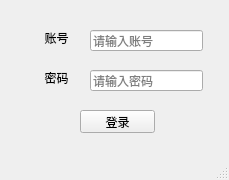
<?xml version="1.0" encoding="UTF-8"?>
<ui version="4.0">
 <class>MainWindow</class>
 <widget class="QMainWindow" name="MainWindow">
  <property name="geometry">
   <rect>
    <x>0</x>
    <y>0</y>
    <width>229</width>
    <height>180</height>
   </rect>
  </property>
  <property name="windowTitle">
   <string>登陆界面</string>
  </property>
  <property name="unifiedTitleAndToolBarOnMac">
   <bool>false</bool>
  </property>
  <widget class="QWidget" name="centralwidget">
   <widget class="QPushButton" name="pushButton">
    <property name="geometry">
     <rect>
      <x>80</x>
      <y>110</y>
      <width>75</width>
      <height>23</height>
     </rect>
    </property>
    <property name="text">
     <string>登录</string>
    </property>
   </widget>
   <widget class="QLineEdit" name="lineEdit">
    <property name="geometry">
     <rect>
      <x>90</x>
      <y>30</y>
      <width>113</width>
      <height>21</height>
     </rect>
    </property>
    <property name="placeholderText">
     <string>请输入账号</string>
    </property>
   </widget>
   <widget class="QLabel" name="label">
    <property name="geometry">
     <rect>
      <x>30</x>
      <y>30</y>
      <width>53</width>
      <height>15</height>
     </rect>
    </property>
    <property name="text">
     <string>账号</string>
    </property>
    <property name="alignment">
     <set>Qt::AlignCenter</set>
    </property>
   </widget>
   <widget class="QLabel" name="label_2">
    <property name="geometry">
     <rect>
      <x>30</x>
      <y>70</y>
      <width>53</width>
      <height>15</height>
     </rect>
    </property>
    <property name="text">
     <string>密码</string>
    </property>
    <property name="alignment">
     <set>Qt::AlignCenter</set>
    </property>
   </widget>
   <widget class="QLineEdit" name="lineEdit_2">
    <property name="geometry">
     <rect>
      <x>90</x>
      <y>70</y>
      <width>113</width>
      <height>21</height>
     </rect>
    </property>
    <property name="placeholderText">
     <string>请输入密码</string>
    </property>
   </widget>
  </widget>
  <widget class="QMenuBar" name="menubar">
   <property name="geometry">
    <rect>
     <x>0</x>
     <y>0</y>
     <width>229</width>
     <height>21</height>
    </rect>
   </property>
  </widget>
  <widget class="QStatusBar" name="statusbar"/>
 </widget>
 <resources/>
 <connections/>
</ui>
